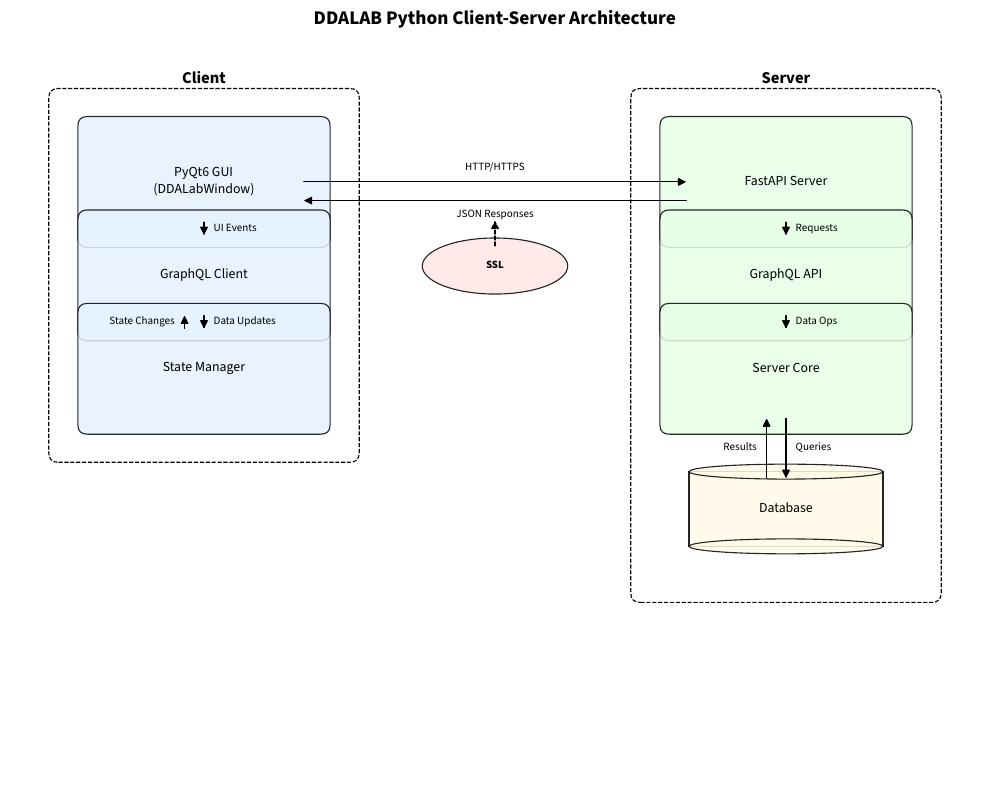

Write Python code to recreate this figure.
#!/usr/bin/env python3
"""
Generate a diagram of the DDALAB client-server architecture.

This script creates a visual representation of the client-server architecture
and saves it as a PDF in the diagrams folder.
"""

from pathlib import Path

import matplotlib.patches as patches
import matplotlib.pyplot as plt
from matplotlib.patches import FancyArrowPatch

# Configure matplotlib to use LaTeX with Source Sans Pro
plt.rcParams.update(
    {
        "text.usetex": True,
        "text.latex.preamble": r"\usepackage{sourcesanspro} \usepackage[T1]{fontenc} \renewcommand{\familydefault}{\sfdefault}",
        "font.family": "sans-serif",
        "mathtext.fontset": "cm",
        "axes.labelsize": 10,
        "font.size": 10,
        "legend.fontsize": 8,
        "xtick.labelsize": 8,
        "ytick.labelsize": 8,
    }
)

# Create figure and axis
fig, ax = plt.subplots(figsize=(10, 8))
ax.set_xlim(0, 10)
ax.set_ylim(0, 8)
ax.axis("off")

# Colors
client_color = "#e6f2ff"  # Light blue
server_color = "#e6ffe6"  # Light green
db_color = "#fffae6"  # Light yellow
ssl_color = "#ffe6e6"  # Light red


# Function to create a box
def create_box(x, y, width, height, label, color, fontsize=10):
    # Create box with LaTeX-style
    rect = patches.FancyBboxPatch(
        (x, y),
        width,
        height,
        boxstyle=patches.BoxStyle("Round", pad=0.3, rounding_size=0.1),
        linewidth=0.8,
        edgecolor="black",
        facecolor=color,
        alpha=0.85,
    )
    ax.add_patch(rect)
    ax.text(
        x + width / 2,
        y + height / 2,
        r"{}".format(label),
        ha="center",
        va="center",
        fontsize=fontsize,
        fontweight="bold",
    )
    return rect


# Function to create a cylinder (database)
def create_cylinder(x, y, width, height, label):
    ellipse1 = patches.Ellipse(
        (x + width / 2, y + height),
        width,
        height * 0.2,
        linewidth=0.8,
        edgecolor="black",
        facecolor=db_color,
        alpha=0.85,
    )
    ellipse2 = patches.Ellipse(
        (x + width / 2, y),
        width,
        height * 0.2,
        linewidth=0.8,
        edgecolor="black",
        facecolor=db_color,
        alpha=0.85,
    )
    rect = patches.Rectangle(
        (x, y),
        width,
        height,
        linewidth=0.8,
        edgecolor="black",
        facecolor=db_color,
        alpha=0.85,
    )

    ax.add_patch(rect)
    ax.add_patch(ellipse1)
    ax.add_patch(ellipse2)
    ax.text(
        x + width / 2,
        y + height / 2,
        r"{}".format(label),
        ha="center",
        va="center",
        fontweight="bold",
    )
    return (rect, ellipse1, ellipse2)


# Function to draw an arrow
def draw_arrow(start_x, start_y, end_x, end_y, label, label_pos="above"):
    dx = end_x - start_x
    dy = end_y - start_y

    # Create LaTeX-style arrow
    arrow = FancyArrowPatch(
        (start_x, start_y),
        (end_x, end_y),
        arrowstyle="-|>",  # LaTeX-style arrow
        connectionstyle="arc3,rad=0.0",  # Straight lines by default
        shrinkA=2,  # Small gap at the start point
        shrinkB=2,  # Small gap at the end point
        linewidth=0.8,  # Thinner line for LaTeX style
        color="black",
        mutation_scale=12,  # Controls the arrow head size
    )
    ax.add_patch(arrow)

    # Label
    if label_pos == "above":
        ax.text(
            start_x + dx / 2,
            start_y + dy / 2 + 0.1,
            r"{}".format(label),
            ha="center",
            va="bottom",
            fontsize=8,
        )
    elif label_pos == "below":
        ax.text(
            start_x + dx / 2,
            start_y + dy / 2 - 0.1,
            r"{}".format(label),
            ha="center",
            va="top",
            fontsize=8,
        )
    elif label_pos == "right":
        ax.text(
            start_x + dx / 2 + 0.1,
            start_y + dy / 2,
            r"{}".format(label),
            ha="left",
            va="center",
            fontsize=8,
        )
    elif label_pos == "left":
        ax.text(
            start_x + dx / 2 - 0.1,
            start_y + dy / 2,
            r"{}".format(label),
            ha="right",
            va="center",
            fontsize=8,
        )


# Client side components
gui = create_box(1, 6, 2, 0.8, r"PyQt6 GUI\\(DDALabWindow)", client_color)
client = create_box(1, 5, 2, 0.8, r"GraphQL Client", client_color)
state = create_box(1, 4, 2, 0.8, r"State Manager", client_color)

# Server side components
fastapi = create_box(7, 6, 2, 0.8, r"FastAPI Server", server_color)
graphql = create_box(7, 5, 2, 0.8, r"GraphQL API", server_color)
core = create_box(7, 4, 2, 0.8, r"Server Core", server_color)
db = create_cylinder(7, 2.5, 2, 0.8, r"Database")

# Draw client group box
client_group = patches.FancyBboxPatch(
    (0.5, 3.5),
    3,
    3.8,
    boxstyle="round,pad=0.1",
    linewidth=0.8,
    edgecolor="black",
    facecolor="none",
    linestyle="--",
)
ax.add_patch(client_group)
ax.text(2, 7.5, r"\textsf{\textbf{Client}}", ha="center", va="center", fontsize=12)

# Draw server group box
server_group = patches.FancyBboxPatch(
    (6.5, 2),
    3,
    5.3,
    boxstyle="round,pad=0.1",
    linewidth=0.8,
    edgecolor="black",
    facecolor="none",
    linestyle="--",
)
ax.add_patch(server_group)
ax.text(8, 7.5, r"\textsf{\textbf{Server}}", ha="center", va="center", fontsize=12)

# Draw SSL connection
ssl_ellipse = patches.Ellipse(
    (5, 5.5),
    1.5,
    0.6,
    linewidth=0.8,
    edgecolor="black",
    facecolor=ssl_color,
    alpha=0.85,
)
ax.add_patch(ssl_ellipse)
ax.text(5, 5.5, r"\textsf{\textbf{SSL}}", ha="center", va="center", fontsize=8)

# Draw connections
draw_arrow(2, 6, 2, 5.8, r"UI Events", "right")
draw_arrow(2, 5, 2, 4.8, r"Data Updates", "right")
draw_arrow(1.8, 4.8, 1.8, 5, r"State Changes", "left")

# HTTP/HTTPS with slight curve
http_arrow = FancyArrowPatch(
    (3, 6.4),
    (7, 6.4),
    arrowstyle="-|>",
    connectionstyle="arc3,rad=0.0",  # Straight line
    shrinkA=2,
    shrinkB=2,
    linewidth=0.8,
    color="black",
    mutation_scale=12,
)
ax.add_patch(http_arrow)
ax.text(5, 6.5, r"HTTP/HTTPS", ha="center", va="bottom", fontsize=8)

# JSON Responses with slight downward curve
json_arrow = FancyArrowPatch(
    (7, 6.2),
    (3, 6.2),
    arrowstyle="-|>",
    connectionstyle="arc3,rad=0.0",  # Straight line
    shrinkA=2,
    shrinkB=2,
    linewidth=0.8,
    color="black",
    mutation_scale=12,
)
ax.add_patch(json_arrow)
ax.text(5, 6.1, r"JSON Responses", ha="center", va="top", fontsize=8)

draw_arrow(8, 6, 8, 5.8, r"Requests", "right")
draw_arrow(8, 5, 8, 4.8, r"Data Ops", "right")
draw_arrow(8, 3.9, 8, 3.2, r"Queries", "right")
draw_arrow(7.8, 3.2, 7.8, 3.9, r"Results", "left")

# Add dashed arrow from SSL to connection
dashed_arrow = FancyArrowPatch(
    (5, 5.7),
    (5, 6),
    arrowstyle="-|>",
    connectionstyle="arc3,rad=0.0",
    linestyle="--",
    linewidth=0.8,
    color="black",
    mutation_scale=12,
    shrinkA=1,
    shrinkB=1,
)
ax.add_patch(dashed_arrow)

# Add title
plt.title(r"\textsf{\textbf{DDALAB Python Client-Server Architecture}}", fontsize=14)

# Save the diagram
plt.tight_layout()

# Use the current directory when the script is run from the diagrams folder
output_path = Path("architecture_diagram.pdf")

plt.savefig(output_path, format="pdf", bbox_inches="tight")
plt.close()

print(f"Architecture diagram saved as '{output_path}'")
